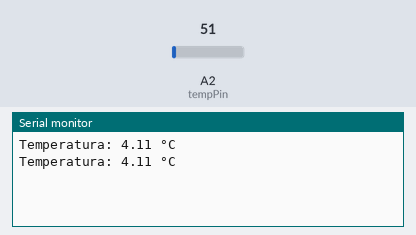
This sketch was run on a simulated Arduino Uno, built with avr-gcc and run on an emulated ATmega328P. Parts: the last lines printed to the serial monitor. Inputs (shaded band) come from the test bench; at power-on: A2 (tempPin) = 51.

Above: at 2.8 s.
2.9 s: A2 (tempPin) set to 61
At 4.6 s:
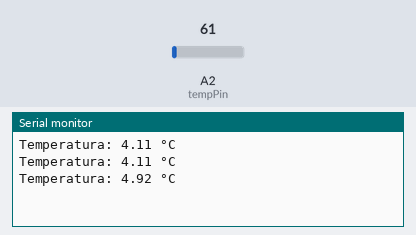
5.6 s: A2 (tempPin) set to 71
At 7.3 s:
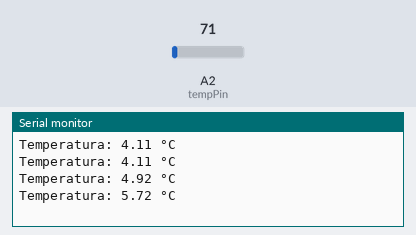
Timing chart, 0 to 8.8 s (numbered marks = the images above; inputs shaded):
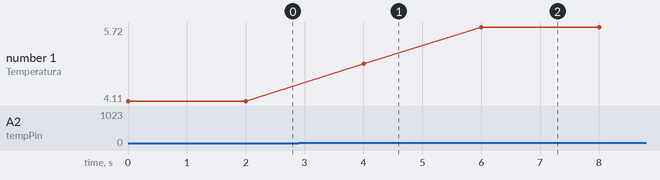

Measured:
- after the input at 2.9 s, the serial monitor: prints a new line after 1.1 s (image 1)
- after the input at 5.6 s, the serial monitor: prints a new line after 0.40 s (image 2)
- plotted number 1: 4.11 → 4.92 after the input at 2.9 s, 4.92 → 5.72 after the input at 5.6 s

The sketch:

issue2.ino
```cpp
const int tempPin = 2;
float temperatura = 0.0;
int valorAnalogic = 0;

void setup() {
  Serial.begin(115200);
}

void loop() {
  valorAnalogic = analogRead(tempPin);
  float voltage = valorAnalogic * (3.3 / 4095.0);
  temperatura = voltage * 100.0;

  Serial.print("Temperatura: ");
  Serial.print(temperatura);
  Serial.println(" °C");

  delay(2000);
}
```
